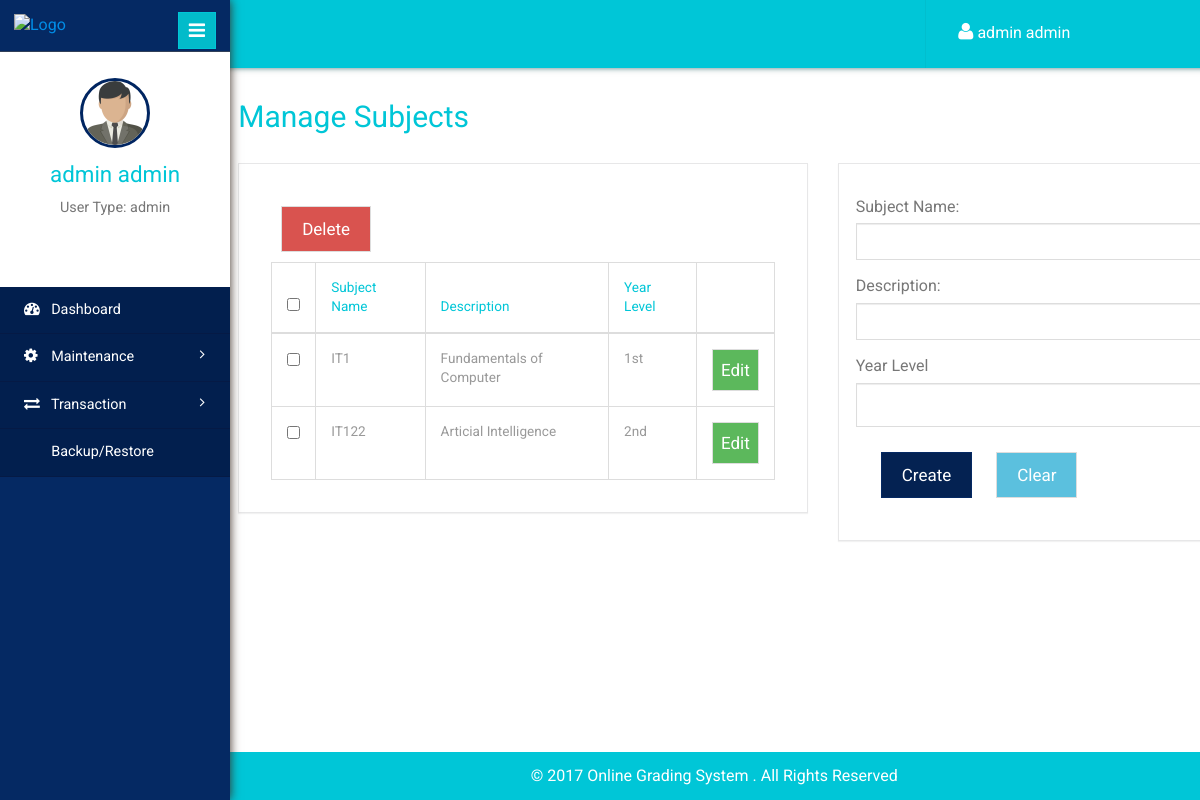
/subject.php (signed in), run on the app's committed database.
### tables this page shows
CREATE TABLE IF NOT EXISTS `usertbl` (
`id` int(11) NOT NULL,
  `username` varchar(140) NOT NULL,
  `password` varchar(100) NOT NULL,
  `fname` varchar(140) NOT NULL,
  `mname` varchar(140) NOT NULL,
  `lname` varchar(140) NOT NULL,
  `contact` varchar(140) NOT NULL,
  `usertype` varchar(50) NOT NULL
);

CREATE TABLE IF NOT EXISTS `tblsubjects` (
`id` int(11) NOT NULL,
  `subjectname` varchar(50) NOT NULL,
  `description` varchar(50) NOT NULL,
  `yearlevelid` int(11) NOT NULL
);

CREATE TABLE IF NOT EXISTS `tblyearlevel` (
`id` int(11) NOT NULL,
  `yearlevel` varchar(20) NOT NULL,
  `description` varchar(50) NOT NULL
);

### session.php (called while the page is built, shortened)
<?php
if (isset($_SESSION['username']))
{
	$username = $_SESSION['username'];
}
else
{
	header("Location: index.php");
	exit();
}
$result = mysqli_query($con,"SELECT * FROM usertbl WHERE username = '$username'")or die(mysqli_error($con));
$user_rows = mysqli_fetch_array($result);
$fname = $user_rows['fname'];
$lname = $user_rows['lname'];
$userType = $user_rows['usertype'];
$name = $fname." ".$lname;
?>

### subject.php (the view, shortened to what this page needs)
<!DOCTYPE html>
<html>
<head>
	<?php include "inc/navbar.php"; ?>
</head>
<body>
	<div class="page-container">
		<div class="left-content">
			<?php include "inc/header.php"; ?>
			<div class="outter-wp">
				<div class="sub-heard-part">
					<ol class="breadcrumb m-b-0">
						<li><h2 style="margin-top:0px;"><a>Manage Subjects</a></h2></li>
					</ol>
				</div>
				<div class="graph-visual tables-main">
					<div class="row">
						<div class="col-sm-7">
							<div class="graph">
								<form action="crud_function.php" method="post">
									<?php
									$query = "SELECT * FROM tblsubjects";
									$result = mysqli_query($con, $query)or die(mysqli_error($con));
									if(mysqli_num_rows($result) > 0){
										?>
										<button type="button" id="del_subject" class="btn btn-danger">Delete</button>
										<div class="tables">
											<table class="table table-bordered">
												<thead>
													<tr>
														<th><input type="checkbox" id="checkall"></th>
														<th>Subject Name</th>
														<th>Description</th>
														<th>Year Level</th>
														<th></th>
													</tr>
												</thead>
												<tbody>
													<?php while($row = mysqli_fetch_array($result)) {
														$yearlevel = mysqli_query($con,"SELECT * FROM tblyearlevel where id='".$row['yearlevelid']."'");
														$row_ylevel = mysqli_fetch_array($yearlevel);
														?>
														<tr>
															<th scope="row"><input type="checkbox" id="record" name="subid[]" value="<?php echo $row['id']; ?>"></th>
															<td><?php echo $row['subjectname']; ?></td>
															<td><?php echo $row['description']; ?></td>
															<td><?php echo $row_ylevel['yearlevel']; ?></td>
															<td width="50"><button type="button" style="margin:0px;padding:8px;" id="editsub" data-id="<?php echo $row_ylevel['id']; ?>" class="btn btn-success">Edit</button></td>
														</tr>
														<?php } ?>
													</tbody>
												</table>
											</div>
											<?php }else{ ?>
											<div class="alert alert-danger">No data found.</div>
											<?php } ?>
										</form>
									</div>
								</div>
								<div class="col-sm-5">
									<div class="graph">
										<form class="form-horizontal" action="crud_function.php" method="post">
											<div class="form-group">
												<label>Subject Name:</label>
												<input type="text" class="form-control" id="subjectname" name="subjectname" required>
											</div>
											<div class="form-group">
												<label>Description:</label>
												<input type="text" class="form-control" id="desc" name="desc" required>
											</div>
											<div class="form-group">
												<label>Year Level</label>
												<select class="form-control" id="cboYearLevel" style="height:44px;" name="cboYearLevel" required>
													<option></option>
													<?php
													$query = "SELECT * FROM tblyearlevel";
													$result = mysqli_query($con, $query);
													while($row = mysqli_fetch_array($result)) {
														?>
														<option value="<?php echo $row['id']; ?>"><?php echo $row['yearlevel']; ?></option>
														<?php } ?>
													</select>
												</div>
												<button type="submit" name="btnAddSubjects" id="btnAddSubjects" class="btn btn-primary">Create</button>
												<button type="reset" id="clear" class="btn btn-info">Clear</button>
											</form>
										</div>
									</div>
								</div>
							</div>
						</div>
						<?php include "inc/sidebar.php"; ?>
					</div>
				</body>
				</html>

### inc/header.php (shortened to what this page needs)
<?php include "conn.php"; ?>
<?php include "session.php"; ?>
<div class="inner-content">
	<div class="header-section">
		<div class="top_menu">
			<div class="profile_details_left">
				<ul class="nofitications-dropdown">
					<li class="dropdown note">
						<a href="#" class="dropdown-toggle" data-toggle="dropdown" aria-expanded="false" style="color:#fff;"><i class="fa fa-user"></i> <?php echo $name; ?></a>
					</li>
				</ul>
			</div>
			<div class="clearfix"></div>
		</div>
	</div>

### inc/sidebar.php (shortened to what this page needs)
<footer>
	<p style="color:#fff;padding-right:200px;">&copy 2017 Online Grading System . All Rights Reserved</p>
</footer>
<div class="sidebar-menu">
	<header class="logo">
		<a href="#" class="sidebar-icon"> <span class="fa fa-bars"></span> </a> <a href="admin_dashboard.php"> <img id="logo" src="" alt="Logo"/>
	</a>
</header>
<div class="down">
	<a href="admin_dashboard.php"><img style="width:70px;height:70px;" src="images/businessman.png"></a>
	<a href="admin_dashboard.php"><span class=" name-caret"><?php echo $name; ?></span></a>
	<p>User Type: <?php echo $userType; ?></p>
	<ul>
		<li><a class="tooltips" href="profile.php"><span>Profile</span><i class="lnr lnr-user"></i></a></li>
		<li><a class="tooltips" href="logout.php"><span>Log out</span><i class="lnr lnr-power-switch"></i></a></li>
	</ul>
</div>
<div class="menu">
	<ul id="menu" >
		<li><a href="admin_dashboard.php"><i class="fa fa-tachometer"></i> <span>Dashboard</span></a></li>
		<li id="menu-academico" ><a href="#"><i class="fa fa-cog"></i> <span> Maintenance</span> <span class="fa fa-angle-right" style="float: right"></span></a>
		</li>
		<li id="menu-academico" ><a href="#"><i class="fa fa-exchange"></i> <span> Transaction</span> <span class="fa fa-angle-right" style="float: right"></span></a>
		</li>
		<li><a href="backup.php"><i class="fa fa-database"></i> <span>Backup/Restore</span></a></li>
	</ul>
</div>
</div>

### data on the page
usertbl: name "admin admin", usertype "admin"
tblsubjects: subjectname "IT1", description "Fundamentals of Computer", yearlevelid.yearlevel "1st"
tblsubjects: subjectname "IT122", description "Articial Intelligence", yearlevelid.yearlevel "2nd"
